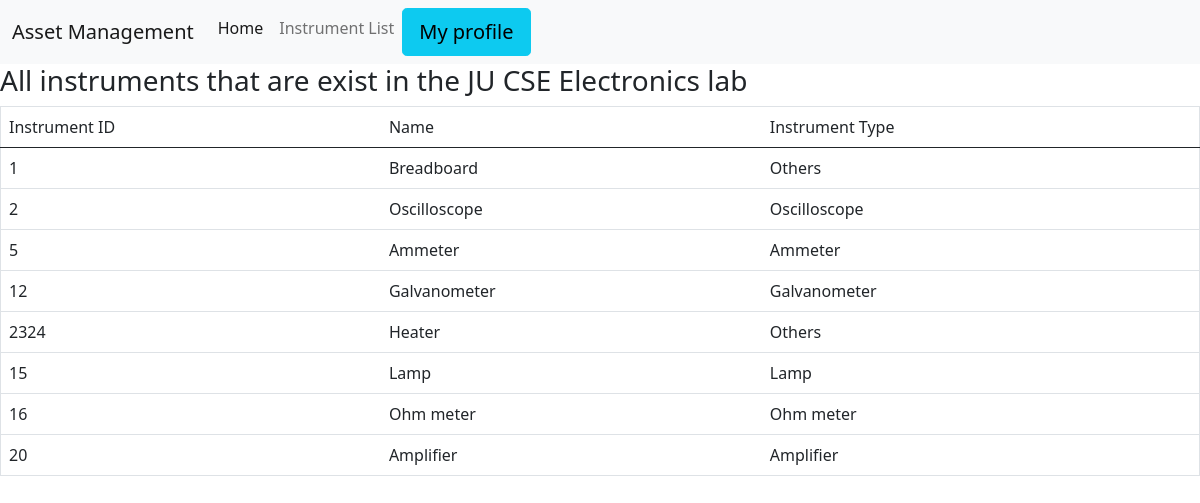
Screenshot of /instrument_list_s with the database file from the repository.
### apps/models.py (models this page shows)
class instrument(models.Model):
     id=models.CharField(max_length=50,blank=False,primary_key=True)
     name=models.CharField(max_length=50,blank=False)
     price=models.IntegerField(blank=False)
     ins_type=models.CharField(max_length=50,blank=True)
     status=models.CharField(max_length=50,blank=False)

### apps/views.py (the view)
# urls.py: path('instrument_list_s', views.instrument_list_s),
def instrument_list_s(request):
    list = instrument.objects.all()
    return render(request, "instrument_list2.html", {'list': list})

### templates/instrument_list2.html (shortened to what this page needs)
<!doctype html>
<html lang="en">
  <head>
    <link href="https://cdn.jsdelivr.net/npm/bootstrap@5.0.0-beta1/dist/css/bootstrap.min.css" rel="stylesheet">
  </head>
  <body>
   <nav class="navbar navbar-expand-lg navbar-light bg-light">
  <div class="container-fluid">
    <a class="navbar-brand" href="#">Asset Management</a>
    <div class="collapse navbar-collapse" id="navbarNavDropdown">
      <ul class="navbar-nav">
        <li class="nav-item">
          <a class="nav-link active" aria-current="page" href="/home2">Home</a>
        </li>
          <li class="nav-item">
          <a class="nav-link" href="/instrument_list_s">Instrument List</a>
        </li>
            <a href="/profile" class="btn btn-info btn-lg">
           My profile
        </a>
      </ul>
    </div>
  </div>
</nav>
<h3> All instruments that are exist in the JU CSE Electronics lab</h3>
<table border="1" class="table">
        <thead>
        <tr> <td>  Instrument ID</td><td> Name</td>
        <td> Instrument Type</td>
        </tr>
        </thead>
        <tbody>
{% for lists in list %}
                 <tr>
                     <td > {{lists.id}}</td>
                     <td>  {{lists.name}}</td>
                   <td> {{lists.ins_type}}</td>
                 </tr>
            {% endfor %}
        </tbody>
    </table>
  </body>
</html>

### rows the page displays
instrument: id "1", name "Breadboard", ins_type "Others"
instrument: id "2", name "Oscilloscope", ins_type "Oscilloscope"
instrument: id "5", name "Ammeter", ins_type "Ammeter"
instrument: id "12", name "Galvanometer", ins_type "Galvanometer"
instrument: id "2324", name "Heater", ins_type "Others"
instrument: id "15", name "Lamp", ins_type "Lamp"
instrument: id "16", name "Ohm meter", ins_type "Ohm meter"
instrument: id "20", name "Amplifier", ins_type "Amplifier"
